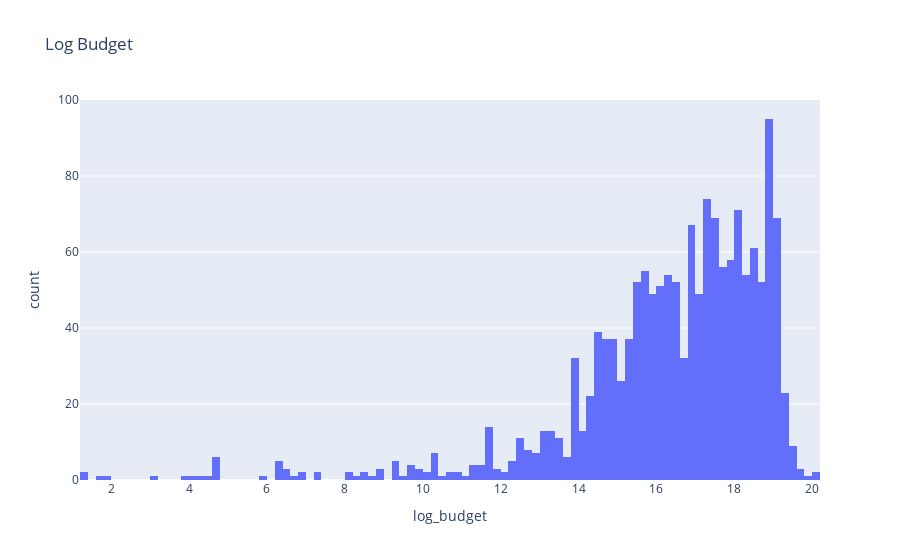

The notebook cell this image was saved under:
### Code cell
"""df["log_budget"].hist(bins=50)
plt.title("Log Budget"); plt.show()"""
fig1 = px.histogram(df, x="log_budget", nbins=100, title="Log Budget")
fig1.show()

### Figure 1 — Plotly figure (JSON) as saved in the notebook; plotly's stock layout.template omitted (floating-point values rounded to 4 significant figures; data arrays with more than 128 entries replaced by an {"elided": "..."} marker saying what was removed)
{"data": [{"bingroup": "x", "hovertemplate": "log_budget=%{x}<br>count=%{y}<extra></extra>", "legendgroup": "", "marker": {"color": "#636efa", "pattern": {"shape": ""}}, "name": "", "nbinsx": 100, "orientation": "v", "showlegend": false, "x": {"elided": "7649 float values"}, "xaxis": "x", "yaxis": "y", "type": "histogram"}], "layout": {"xaxis": {"anchor": "y", "domain": [0.0, 1.0], "title": {"text": "log_budget"}}, "yaxis": {"anchor": "x", "domain": [0.0, 1.0], "title": {"text": "count"}}, "legend": {"tracegroupgap": 0}, "title": {"text": "Log Budget"}, "barmode": "relative"}}
